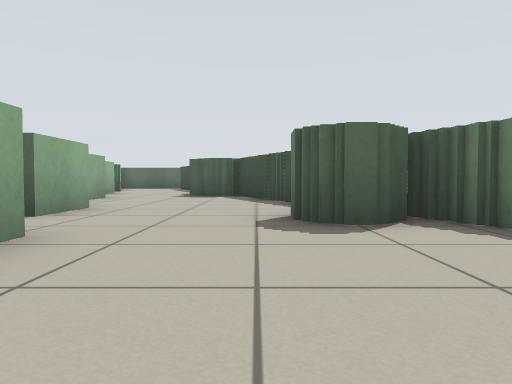
View 1 (above)

20 first-person views from a walk through a world built for the Player/Stage simulator. The camera is 0.45 m above the floor, tilts 2° down and sees 70° across. The lines on the ground mark 1 m squares. The floor is counted in squares, 1 m on a side. Each view is taken from the middle of a square. On the plan, view 1 faces up. The plan holds only what a view shows up to about 9 squares ahead; the rest is blank. Robots are left out.

View 2
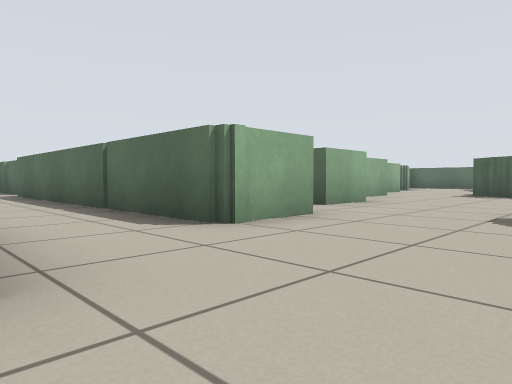

View 3
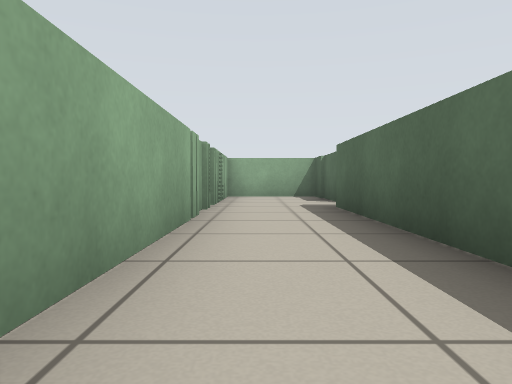

View 4
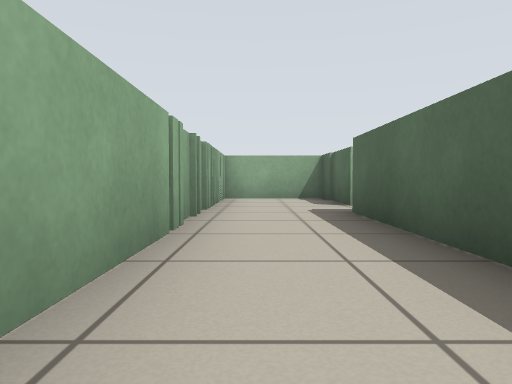

View 5
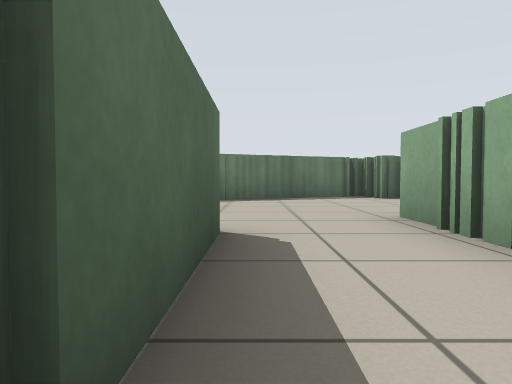

View 6
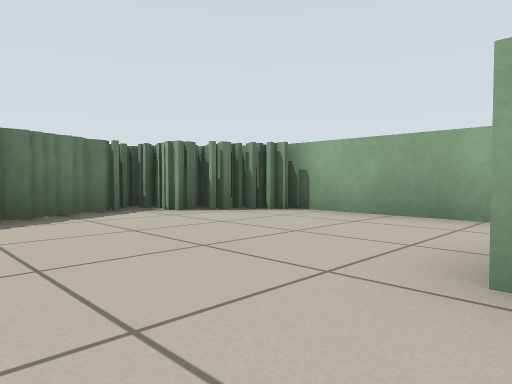

View 7
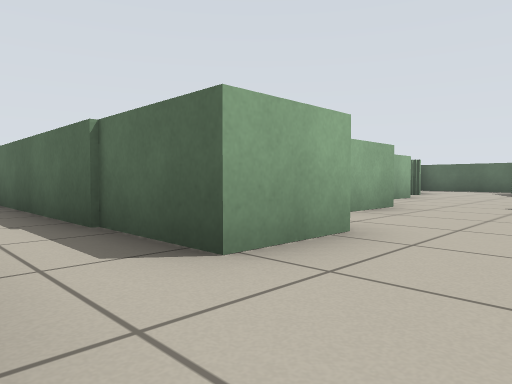

View 8
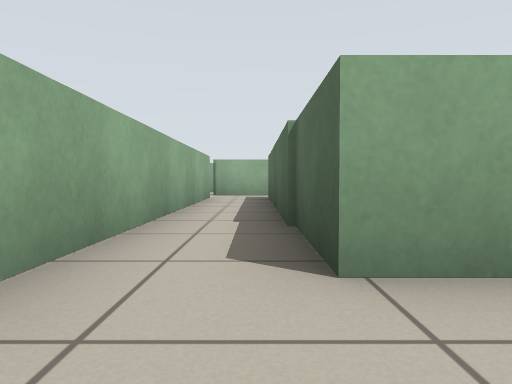

View 9
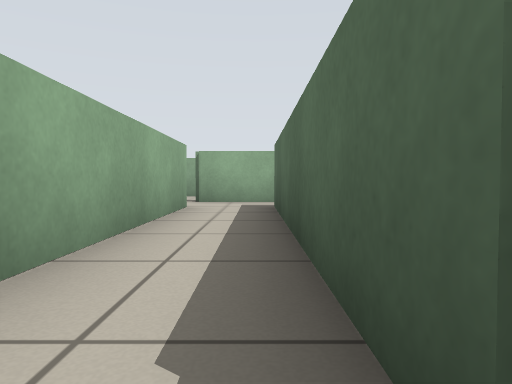

View 10
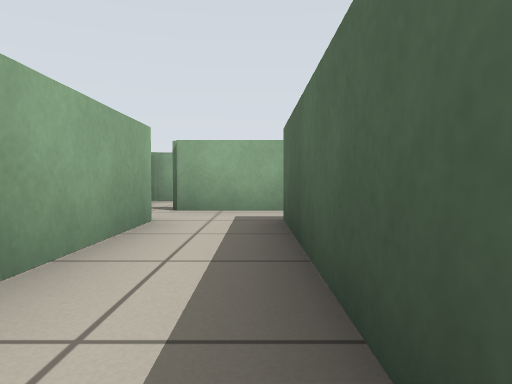

View 11
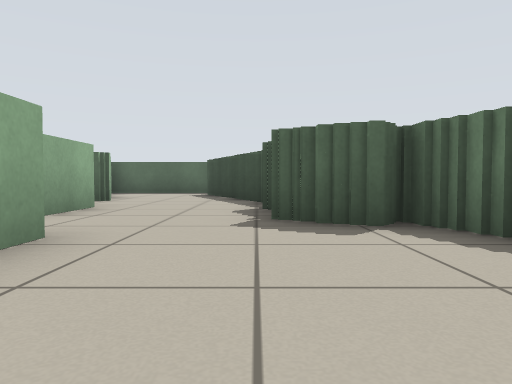

View 12
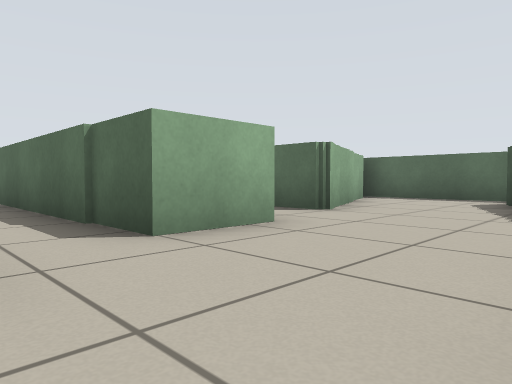

View 13
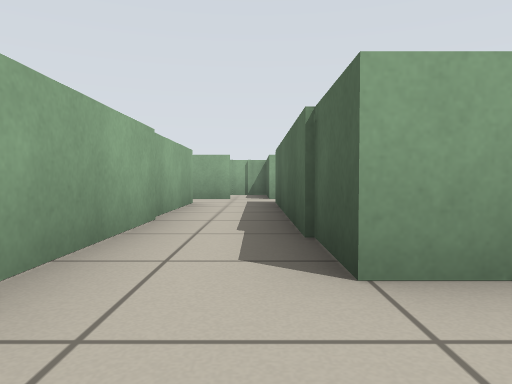

View 14
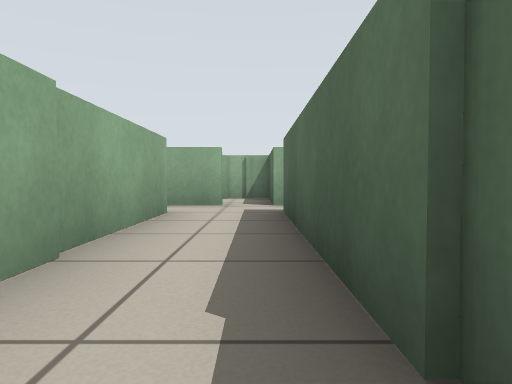

View 15
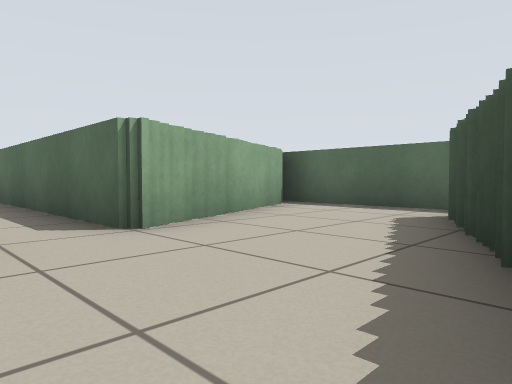

View 16
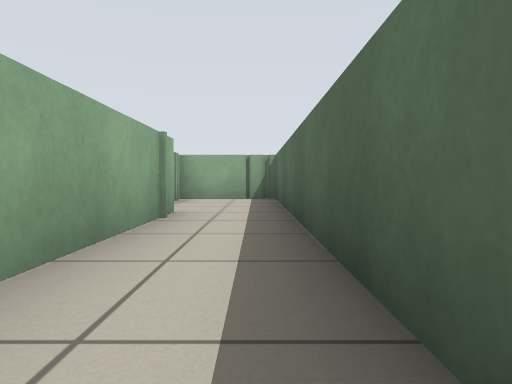

View 17
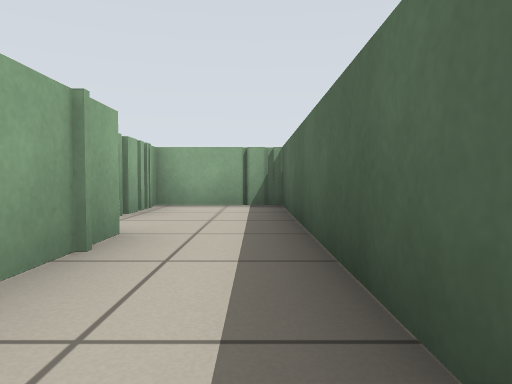

View 18
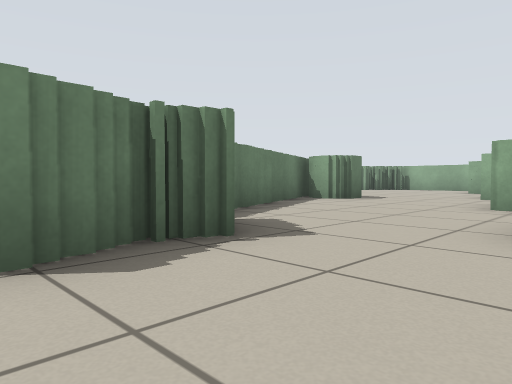

View 19
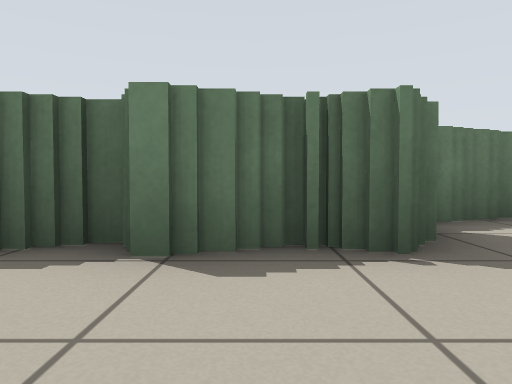

View 20
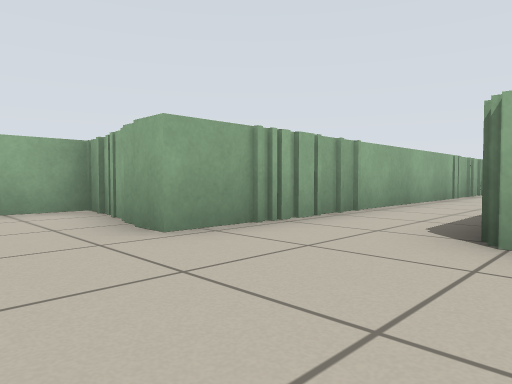

### Floor plan
Points are (right, up) in squares from view 1. A wall is a line through its corners. A room is listed if a view was taken in it or the views show most of it. See-through windows are left out.
Room 1 (views 1, 2, 3, 4, 5, 6, 7, 20)
walls: (-0.9, -2) (-0.9, -2.6); (-1.8, 2.9) (-1.8, 1.3) (-10, 1.3); (-0.9, -2.8) (-0.9, -3.5); (-1.1, -3.4) (2.9, -3.4) (2.9, -2.8) (3.4, -2.8); (1.4, 3.6) (0.6, 3.6); (2.2, 3.2) (2.2, 4.1); (3.1, 1) (3.1, 1.9); (3, -2.5) (3.8, -2.5); (3.5, 0.4) (3.5, 1); (3.7, -0.5) (3.7, 0.5); (3.9, -1) (3.9, -0.4); (4.2, -1.4) (4.2, -0.9); (-11.1, 1.6) (-13.5, 1.6) (-13.5, -0.7) (-0.6, -0.7) (-0.6, -1.6)
ways out: opening at (-0.5, 4) to room 2
Room 2 (views 8, 9, 10, 11, 12)
walls: (-2.6, 5.9) (-2.6, 4.3) (-10, 4.3); (0.6, 7.1) (0.6, 7.8); (0.9, 6.1) (0.9, 7.1); (0.3, 7.8) (0.3, 8.4); (0.3, 3.9) (0.3, 4.5); (-0.2, 8.6) (-0.2, 9.6) (-1.2, 9.6); (-3.6, 8.9) (-3.6, 7.4); (0.6, 3.6) (0.6, 4.8); (1.4, 4.8) (1.4, 5.5); (-1.1, 9.7) (-1.8, 9.7); (1.9, 4) (1.9, 4.5); (-10, 2.9) (-1.8, 2.9); (-11.2, 4.5) (-11.2, 2.8)
ways out: opening at (-0.5, 4) to room 1; opening at (-3, 10) to room 3
Room 3 (views 13, 14, 15, 16, 18, 19)
walls: (-4.6, 12) (-4.6, 10.4) (-10, 10.4); (-5.1, 14.2) (-5.1, 13.5); (-5.5, 15.1) (-5.5, 14.2); (-5.8, 15.9) (-5.8, 15); (-1.8, 12.2) (-1.8, 13.1); (-1.5, 11.9) (-1.5, 12.4); (-6.2, 17.1) (-6.2, 16.1); (-1.8, 9.7) (-1.8, 11.9); (-3.5, 17.7) (-7, 17.7); (-10, 8.9) (-4.5, 8.9); (-11.2, 10.4) (-13.3, 10.4) (-13.3, 9.2)
ways out: opening at (-3, 10) to room 2; opening at (-11, 11) to room 4; opening at (-6, 13) to room 4; opening at (-11, 8.5)
Room 4 (view 17)
walls: (-10, 11.9) (-6.5, 11.9); (-5.1, 13.5) (-13.3, 13.5) (-13.3, 11.4) (-11.4, 11.4)
ways out: opening at (-11, 11) to room 3; opening at (-6, 13) to room 3

Positions as (right, up) in squares from view 1, and headings:
1: (0, 0), facing up
2: (1, -1), facing up-left
3: (-4, 0), facing left
4: (-5, 0), facing left
5: (-5, 1), facing right
6: (-1, 1), facing down-right
7: (-1, 3), facing up-left
8: (-1, 4), facing left
9: (-4, 4), facing left
10: (-6, 4), facing left
11: (-2, 6), facing up
12: (-2, 9), facing up-left
13: (-3, 10), facing left
14: (-5, 10), facing left
15: (-2, 12), facing up-left
16: (-5, 13), facing left
17: (-7, 13), facing left
18: (-4, 12), facing down-right
19: (-4, 11), facing right
20: (1, 2), facing down-left
